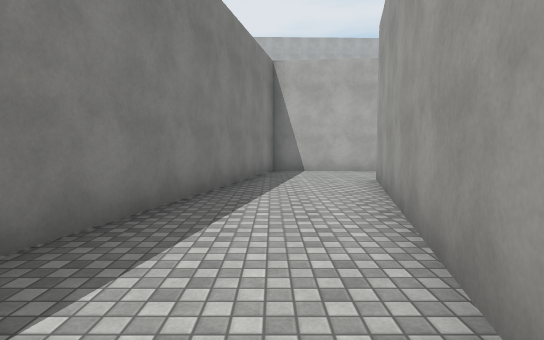
View 1 (above)

16 first-person views from a walk through a Unity game level. The camera is 1.4 m above the floor, tilts 4° down and sees 80° across. The floor is counted in squares, 2 m on a side. Each view is taken from the middle of a square. On the plan, view 1 faces up. The plan holds only what a view shows up to about 10 squares ahead; the rest is blank. The place goes on beyond the plan. The player character is not drawn. Some animated figures are not drawn. Surface patterns are stand-ins for the level's own textures.

View 2
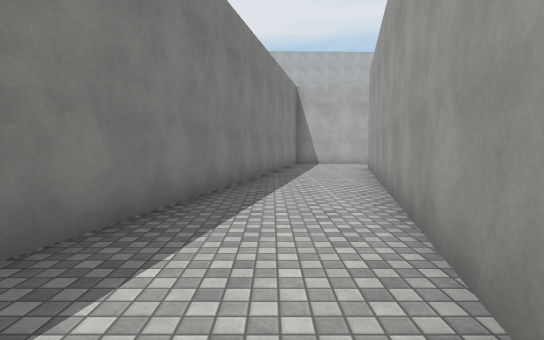

View 3
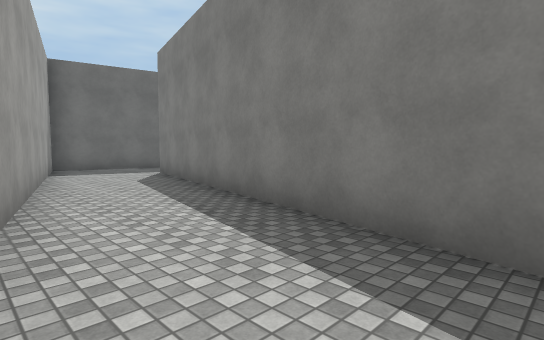

View 4
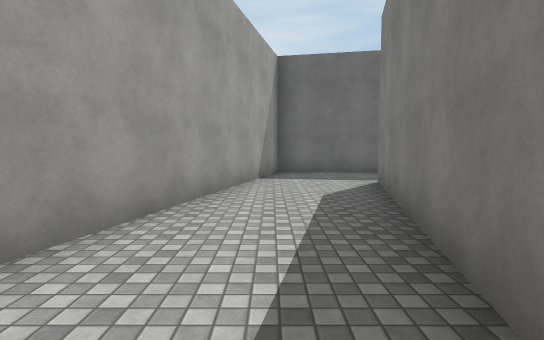

View 5
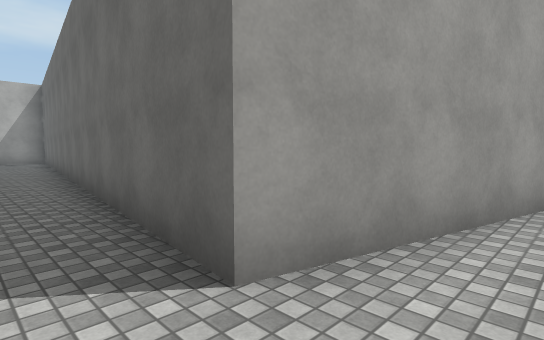

View 6
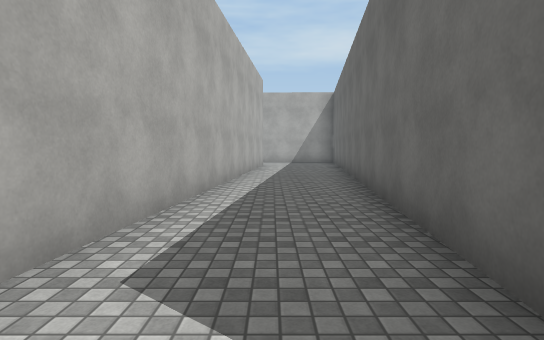

View 7
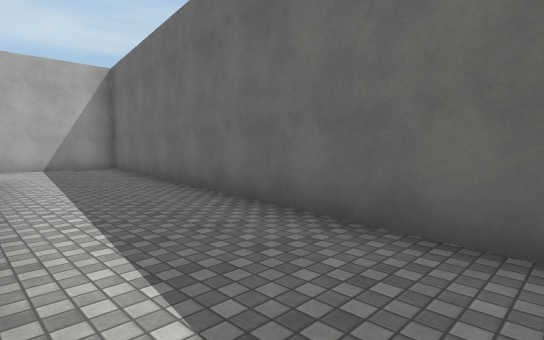

View 8
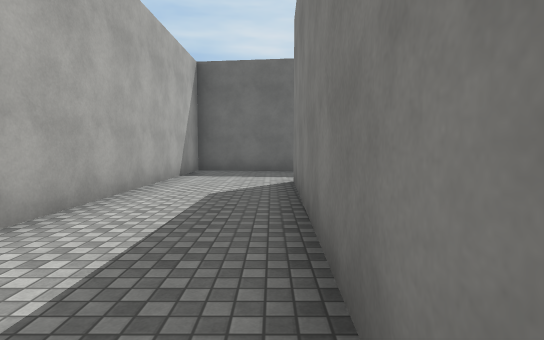

View 9
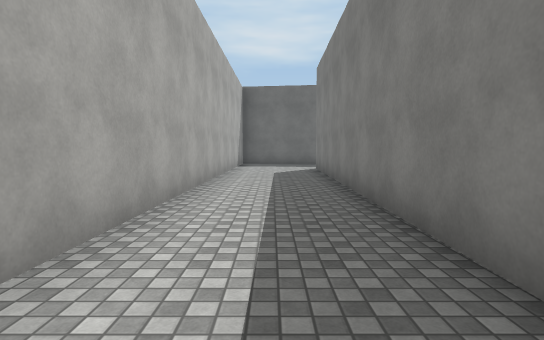

View 10
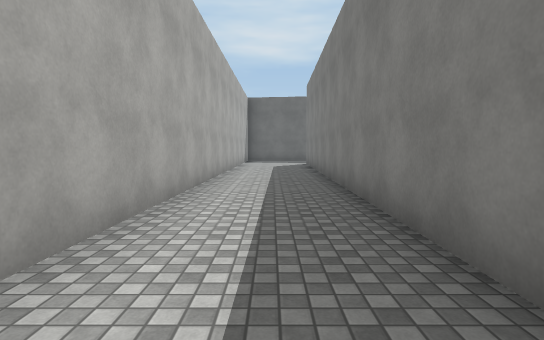

View 11
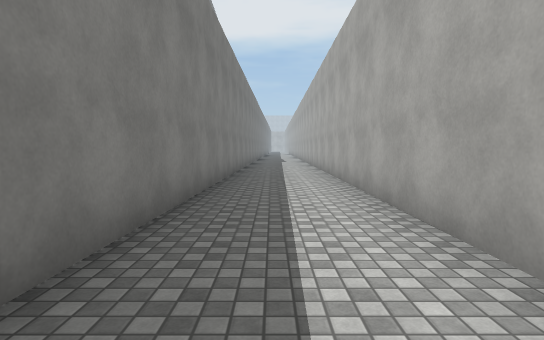

View 12
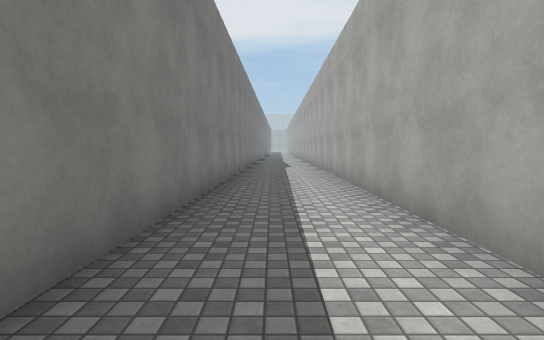

View 13
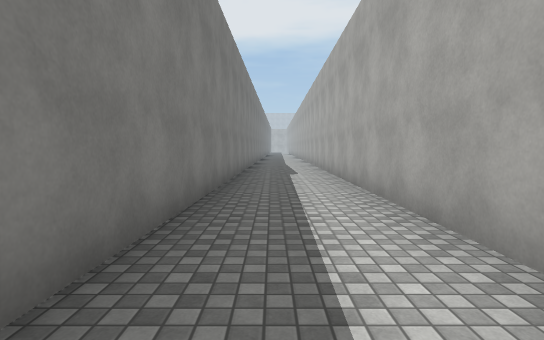

View 14
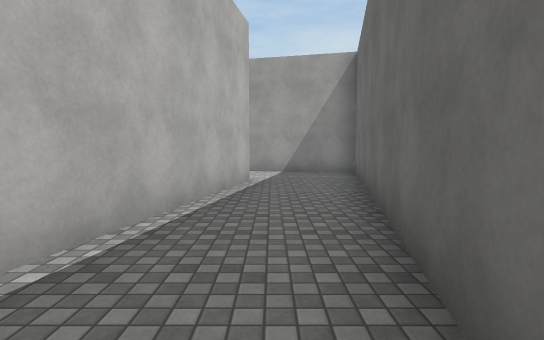

View 15
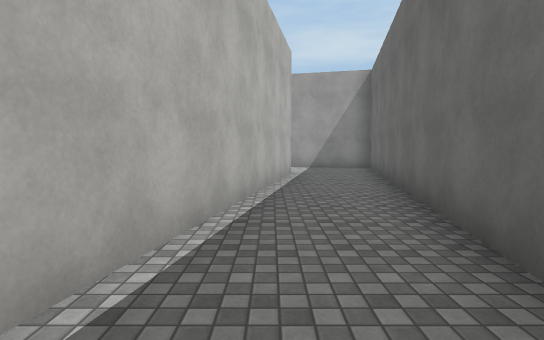

View 16
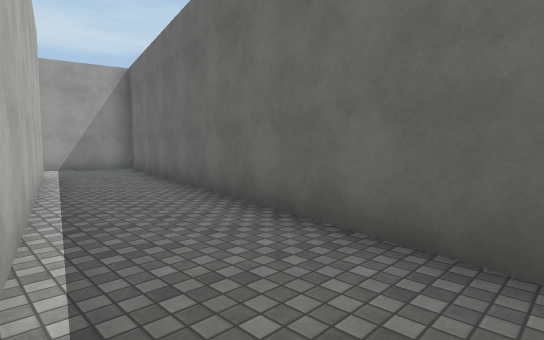

### Floor plan
Points are (right, up) in squares from view 1. A wall is a line through its corners. A room is listed if a view was taken in it or the views show most of it. See-through windows are left out.
Room 1 (views 1, 2, 3, 4, 5, 6, 7, 8, 9, 10, 11, 12, 13)
walls: (11.9, 8.6) (0, 9.7) (-4.1, -8.5) (-7.3, -7.9); (-7.7, -10.2) (-2.2, -11.3) (2.3, 7) (17.3, 5.1) (17.6, 33.5); (15.1, 33.6) (14.6, 8.5)
ways out: opening at (-7, -9) to room 2
Room 2 (views 14, 15, 16)
walls: (-13, -9.1) (-7.7, -10.2); (-7.3, -7.9) (-11.9, -7)
ways out: opening at (-7, -9) to room 1

Positions as (right, up) in squares from view 1, and headings:
1: (0, 0), facing up
2: (-1, -4), facing up
3: (0, 0), facing down-left
4: (-2, -2), facing down
5: (1, 8), facing down-right
6: (2, 8), facing right
7: (6, 9), facing down-right
8: (15, 15), facing down
9: (16, 19), facing down
10: (16, 22), facing down
11: (16, 18), facing up
12: (16, 22), facing up
13: (16, 25), facing up
14: (-11, -9), facing right
15: (-13, -8), facing right
16: (-13, -7), facing down-right
